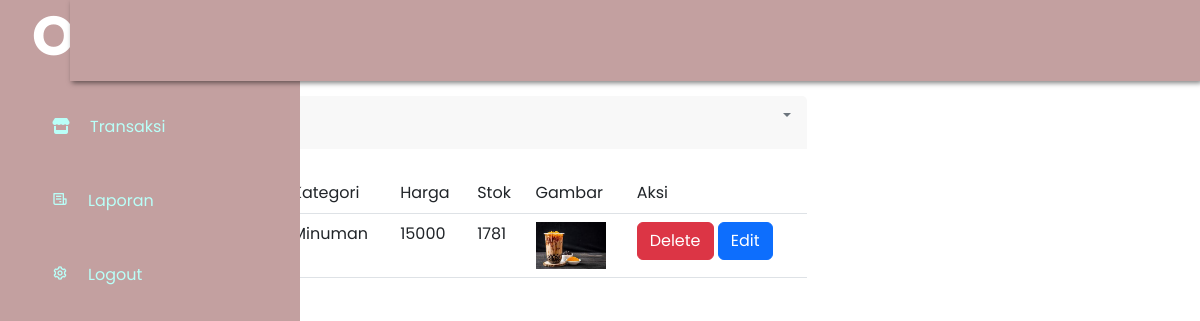
The app's page /kasir/index.php with its own data.
### tables this page shows
CREATE TABLE `menus` (
  `id` int(11) NOT NULL,
  `nama_menu` varchar(100) NOT NULL,
  `harga` int(100) NOT NULL,
  `stock` int(11) NOT NULL,
  `gambar` text NOT NULL,
  `kategori_id` int(11) NOT NULL
);

CREATE TABLE `kategoris` (
  `id` int(11) NOT NULL,
  `nama` varchar(100) NOT NULL
);

### kasir/menu.php (the view, shortened to what this page needs)
<div class="row mt-4 pt-4">
    <div class="col-md-8">
        <div class="card border-0 card-h-100">
            <div class="card-header border-0 d-flex justify-content-between">
                <h4 class="d-inline">
                <div class="dropdown">
                    <a href="" class="dropdown-toggle no-arrow text-secondary" role="button" data-bs-toggle="dropdown" aria-haspopup="true" aria-expanded="false">
                    </a>
                </div>
            </div>
            <div class=" h-50 table-wrapper-scroll-y my-custom-scrollbar">
                <table class="table mt-4">
                    <thead>
                        <tr>
                            <td>No</td>
                            <td>Nama Produk</td>
                            <td>Kategori</td>
                            <td>Harga</td>
                            <td>Stok</td>
                            <td>Gambar</td>
                            <td>Aksi</td>
                        </tr>
                    </thead>
                    <?php
                    $sql = "SELECT * FROM menus
                    INNER JOIN kategoris
                    ON menus.kategori_id = kategoris.id ";
                    $result = $conn->query($sql);
                    $no = 1;
                    while ($row=$result->fetch_assoc()){
                    ?>
                        <tr>
                            <td><?php echo $no++ ?></td>
                            <td><?php echo $row["nama_menu"]?></td>
                            <td><?php echo $row["nama"]?></td>
                            <td><?php echo $row["harga"]?></td>
                            <td><?php echo $row["stock"]?></td>
                            <td><img width="70" src="../image/<?php echo $row["gambar"]?>" alt=""></td>
                            <td>
                                <a href="home.php?id=<?php echo $row['id']?>&halaman=delete"><button type="submit" class="btn btn-danger">Delete</button></a>
                                <a href="menu_edit_form.php?id=<?php echo $row['id']?>"><button type="submit" class="btn btn-primary">Edit</button></a>
                            </td>
                        </tr>
                    <?php
                    }
                    ?>
                </table>
            </div>
        </div>
    </div>
</div>

### style.css (style rules this page uses)
* { padding: 0; margin: 0; box-sizing: border-box; list-style-type: none; text-decoration: none; font-family: "Poppins", sans-serif; }
.my-custom-scrollbar { position: relative; overflow: auto; max-height: 500px; }
.table-wrapper-scroll-y { display: block; }

### records on screen
menus: kategori.nama "Minuman", harga "15000", stock "1781", gambar (picture)
